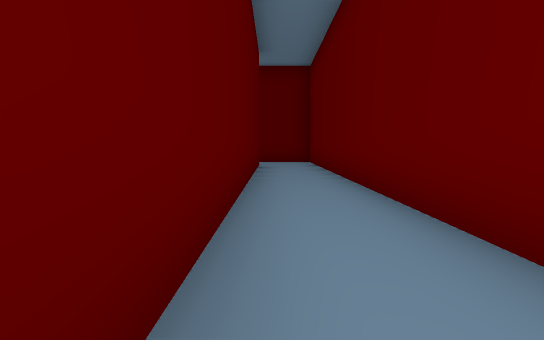
view 1 (above)

24 first-person views from a walk through a 3-D level made in the Unity game engine. The camera is 1.3 m above the floor, tilts 4° down and sees 75° across. The floor is counted in squares, 2 m on a side. Each view is taken from the middle of a square. On the plan, view 1 faces up. The plan holds only what a view shows up to about 10 squares ahead; the rest is blank. The place goes on beyond the plan. The player character is not drawn. Door leaves are left out, so doorways stand open.

view 2
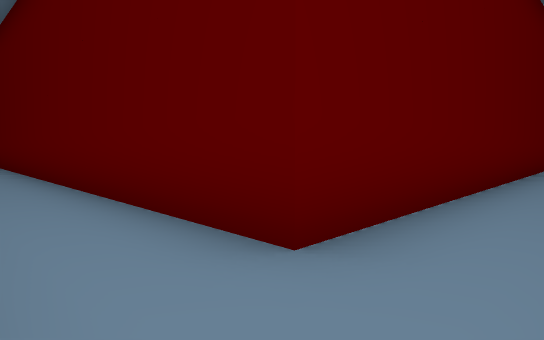

view 3
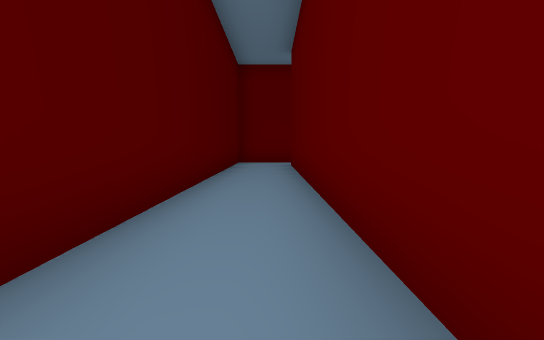

view 4
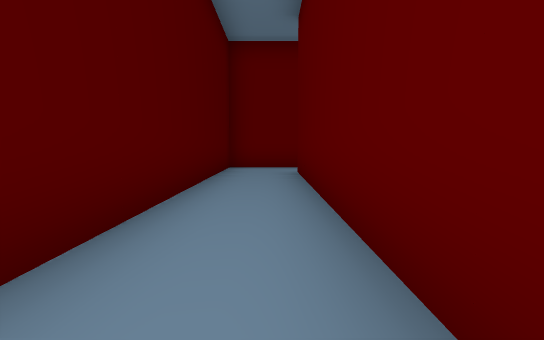

view 5
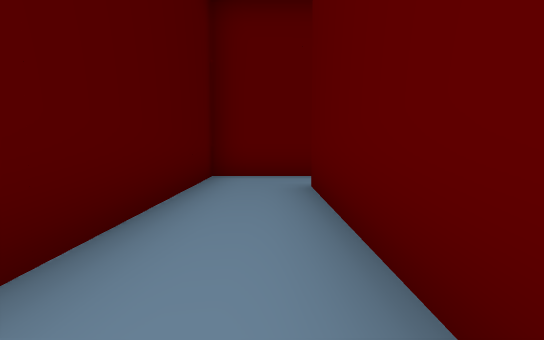

view 6
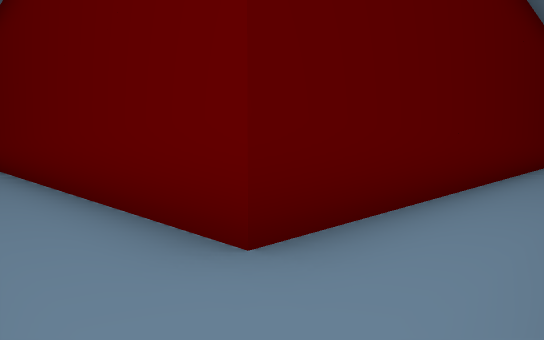

view 7
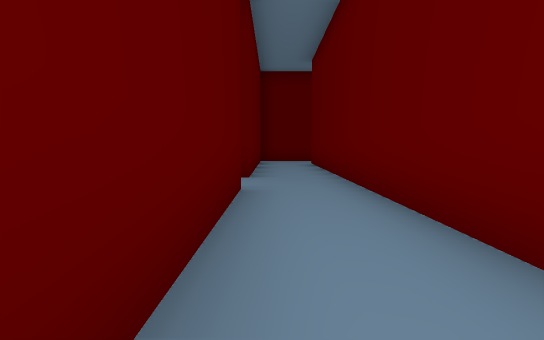

view 8
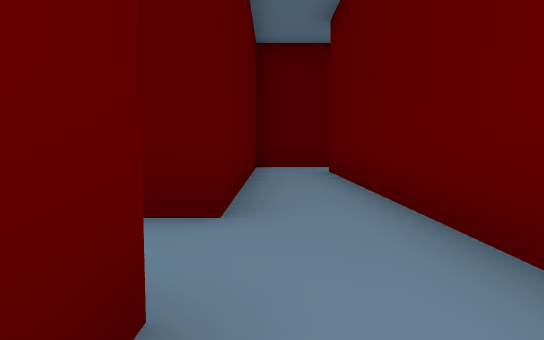

view 9
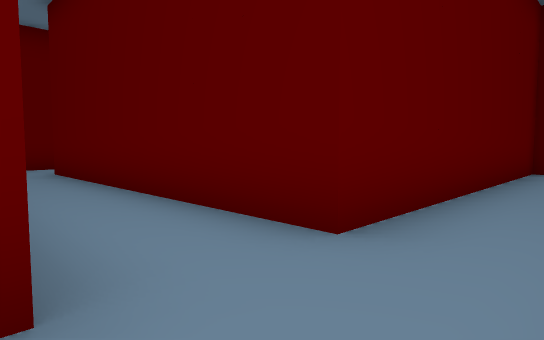

view 10
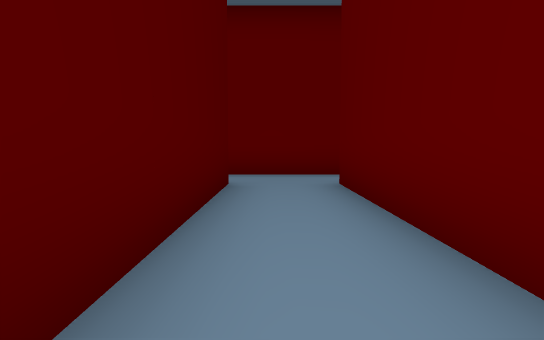

view 11
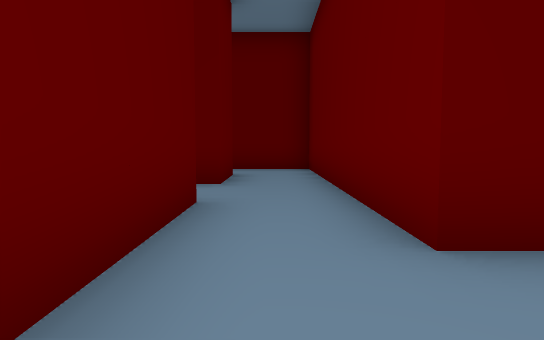

view 12
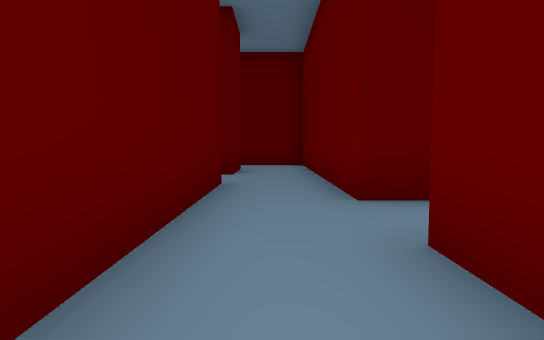

view 13
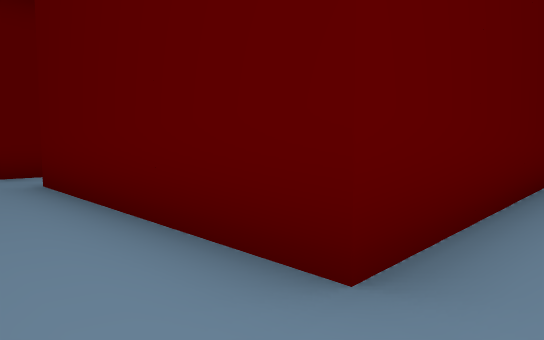

view 14
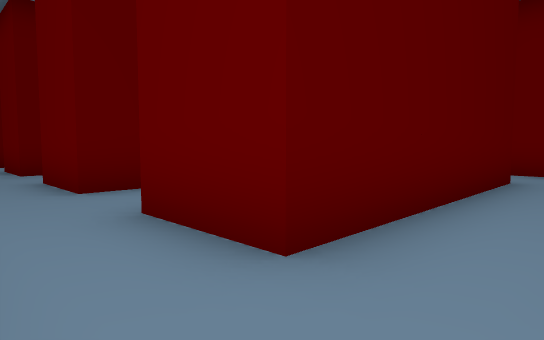

view 15
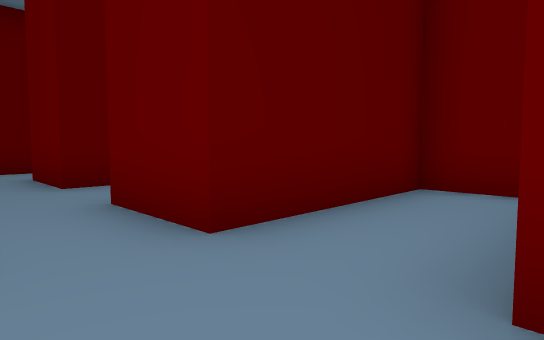

view 16
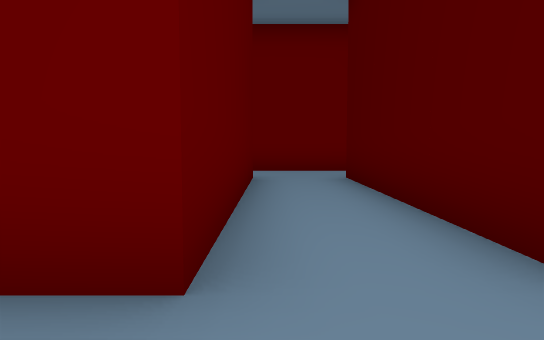

view 17
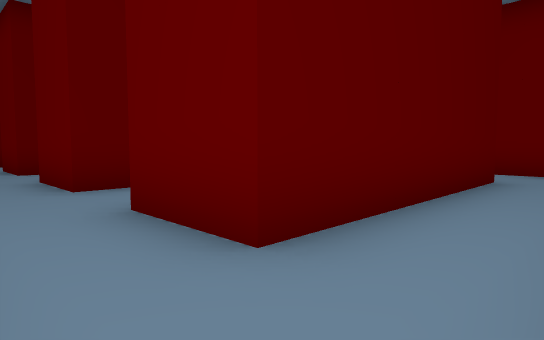

view 18
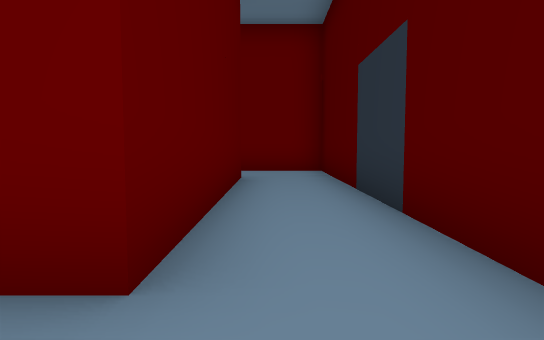

view 19
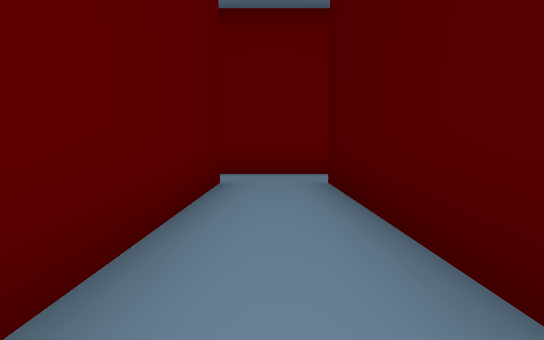

view 20
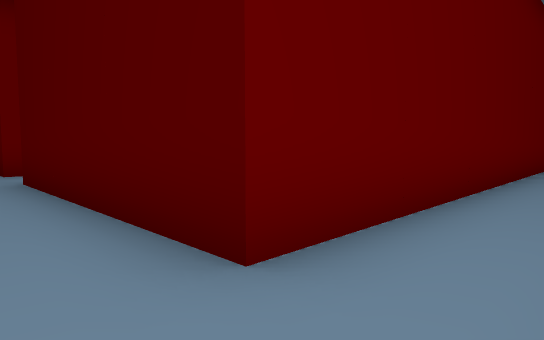

view 21
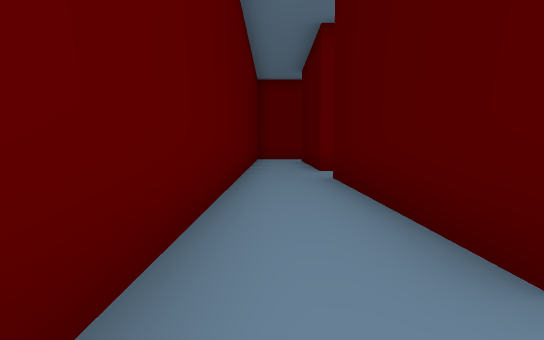

view 22
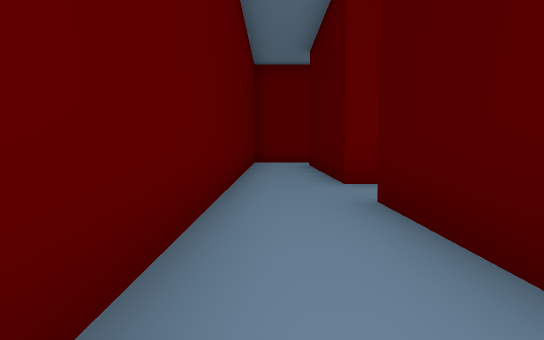

view 23
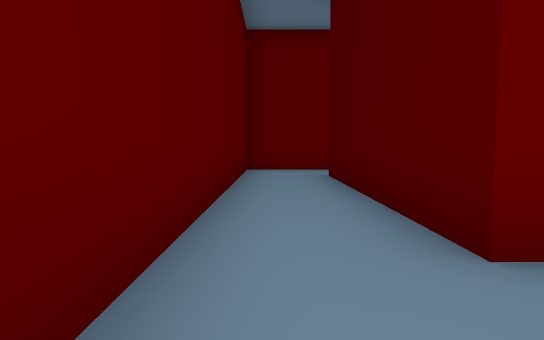

view 24
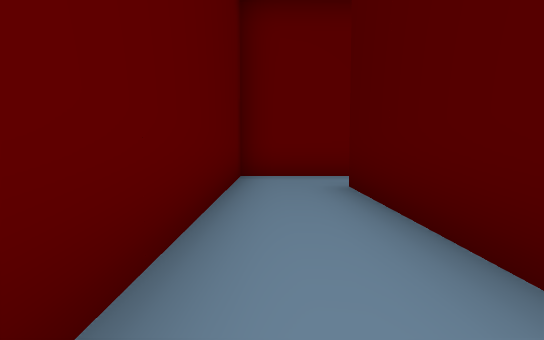

### Floor plan
Ten units are one square. View 1 is at (0, 0); x grows to the right and y downward. Boxes are objects, and circles mark ways between rooms. Rooms are numbered by the first view taken in them; rooms with no view inside come last. Other rooms are left out.
<svg viewBox="-325 -142 345 180">
<path fill="none" stroke="#000" d="M-61 -111 -61 -118 -4 -118M-4 -96 -4 14 -136 14 -136 -118 -79 -118M-155 -44 -155 33 -35 33M15 -19 15 -137 -155 -137 -155 -61 -205 -61M-206 -43 -179 -43M-249 -99 -305 -99M-205 -61 -230 -61 -230 -95M-230 -26 -230 -43 -206 -43M-299 -80 -249 -80 -249 -24M-301 -5 -248 -5M-249 -24 -305 -24 -305 -44M-230 -6 -230 -26M-305 33 -230 33 -230 -6M-248 14 -305 14 -305 -5M-305 -61 -305 -81"/>
<circle cx="-205" cy="-55" r="3" fill="#2a7"/>
<circle cx="-240" cy="-35" r="3" fill="#2a7"/>
<circle cx="-300" cy="-90" r="3" fill="#2a7"/>
<circle cx="-240" cy="5" r="3" fill="#2a7"/>
<circle cx="-315" cy="5" r="3" fill="#2a7"/>
<circle cx="-315" cy="-55" r="3" fill="#2a7"/>
<text x="-70" y="-100">1</text>
<text x="-240" y="-70">2</text>
<text x="-290" y="-20">3</text>
<text x="-280" y="20">4</text>
<text x="-320" y="-80">5</text>
</svg>
Room 1 opens to room 2. Room 2 opens to room 3. Room 2 opens to room 5. Room 3 opens to room 4. Room 3 opens to room 5.

Where each view was taken, in squares from view 1:
view 1: 0 up, 0 right, facing up
view 2: 3 down, 1 right, facing up-left
view 3: 2 down, 2 left, facing left
view 4: 2 down, 5 left, facing left
view 5: 2 down, 8 left, facing left
view 6: 3 down, 15 left, facing up-right
view 7: 1 down, 15 left, facing up
view 8: 3 up, 15 left, facing up
view 9: 4 up, 14 left, facing up-left
view 10: 5 up, 17 left, facing left
view 11: 4 up, 24 left, facing up
view 12: 2 up, 24 left, facing up
view 13: 1 up, 24 left, facing up-left
view 14: 1 up, 32 left, facing up-right
view 15: 4 up, 32 left, facing up-right
view 16: 2 up, 32 left, facing right
view 17: 3 down, 32 left, facing up-right
view 18: 2 down, 32 left, facing right
view 19: 9 up, 31 left, facing right
view 20: 13 up, 15 left, facing down-right
view 21: 13 up, 15 left, facing right
view 22: 13 up, 12 left, facing right
view 23: 13 up, 8 left, facing right
view 24: 13 up, 6 left, facing right
